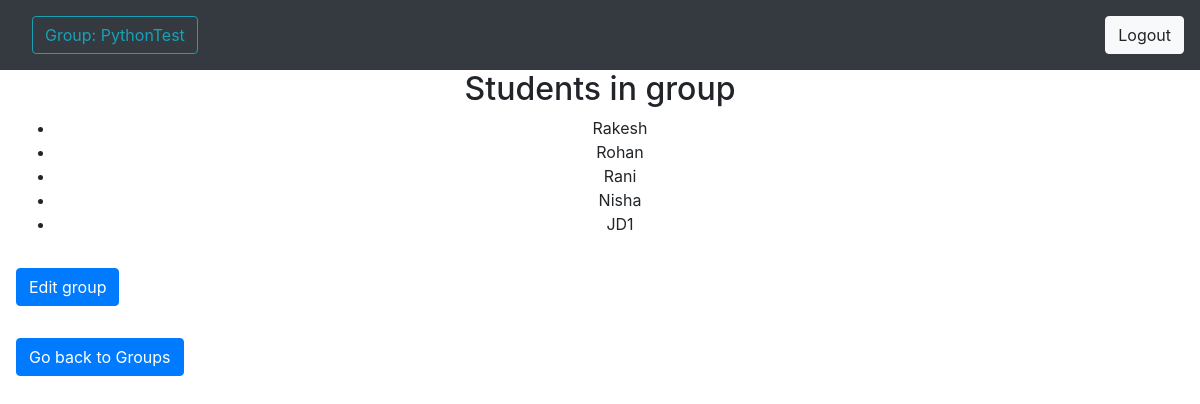
Page /prof/viewgroups/6 (signed in) on the committed database.
### main/models/group.py (models this page shows, shortened)
class Special_Students(models.Model):
    professor = models.ForeignKey(User, limit_choices_to={'isTeacher': True}, on_delete=models.CASCADE)
    category_name = models.CharField(max_length=10)
    students = models.ManyToManyField(User, limit_choices_to={'isStudent': True}, related_name='students')

### authAccount/models.py (models this page shows, shortened)
class User(AbstractUser):
    isStudent=models.BooleanField(default=False)
    isTeacher = models.BooleanField(default=False)

### prof/views/group.py (the view)
def view_specific_group(request, group_id):
    prof = request.user
    group = Special_Students.objects.get(professor=prof, pk=group_id)
    return render(request, 'prof/group/view_specific_group.html', {
        'group': group, 'prof': prof, 'group_students': group.students.all()
    })

### prof/templates/prof/group/view_specific_group.html (shortened to what this page needs)
{% extends 'prof/base/base.html' %}
{% block navbar_title %}Group: {{ group.category_name }}{% endblock navbar_title %}
{% block buttons %}
    <a class="btn btn-light" href="{% url 'main:logoutUser' %}">Logout</a>
{% endblock buttons %}
{% block body %}
    <div class="container-fluid">
        <div align='center' id="group_students">
        <h2>Students in group</h2>
        <ul>
            {% for s in group_students %}
                <li>{{ s.username }}</li>
                {% empty %}
                    <h3>No students added in group</h3>
            {% endfor %}
        </ul>
    </div>
    </div>
    <a class="btn btn-primary mx-3 my-3" href="{% url 'prof:edit_group' group.id %}">Edit group</a><br>
    <a class="btn btn-primary mx-3 my-3" href="{% url 'prof:view_groups' %}">Go back to Groups</a>
{% endblock body %}

### rows in the picture
Special_Students: category_name "PythonTest"
User: username "Rakesh"
User: username "Rohan"
User: username "Rani"
User: username "Nisha"
User: username "JD1"
